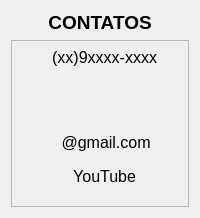
            <widget class="QWidget" name="pgContatos">
             <layout class="QVBoxLayout" name="verticalLayout_10">
              <item>
               <widget class="QLabel" name="label_7">
                <property name="maximumSize">
                 <size>
                  <width>16777215</width>
                  <height>80</height>
                 </size>
                </property>
                <property name="text">
                 <string>&lt;html&gt;&lt;head/&gt;&lt;body&gt;&lt;p align=&quot;center&quot;&gt;&lt;span style=&quot; font-size:14pt; font-weight:600;&quot;&gt;CONTATOS&lt;/span&gt;&lt;/p&gt;&lt;/body&gt;&lt;/html&gt;</string>
                </property>
               </widget>
              </item>
              <item>
               <widget class="QFrame" name="frame_5">
                <property name="frameShape">
                 <enum>QFrame::StyledPanel</enum>
                </property>
                <property name="frameShadow">
                 <enum>QFrame::Raised</enum>
                </property>
                <layout class="QVBoxLayout" name="verticalLayout_12">
                 <item>
                  <widget class="QLabel" name="label_6">
                   <property name="text">
                    <string>&lt;!DOCTYPE HTML PUBLIC &quot;-//W3C//DTD HTML 4.0//EN&quot; &quot;http://www.w3.org/TR/REC-html40/strict.dtd&quot;&gt;
&lt;html&gt;&lt;head&gt;&lt;meta name=&quot;qrichtext&quot; content=&quot;1&quot; /&gt;&lt;style type=&quot;text/css&quot;&gt;
p, li { white-space: pre-wrap; }
&lt;/style&gt;&lt;/head&gt;&lt;body style=&quot; font-family:'MS Shell Dlg 2'; font-size:8pt; font-weight:400; font-style:normal;&quot;&gt;
&lt;p align=&quot;center&quot; style=&quot; margin-top:12px; margin-bottom:12px; margin-left:0px; margin-right:0px; -qt-block-indent:0; text-indent:0px;&quot;&gt;&lt;img src=&quot;:/icons/icons/whatsApp.png&quot; /&gt;   &lt;span style=&quot; font-size:18pt; vertical-align:super;&quot;&gt;(xx)9xxxx-xxxx&lt;/span&gt;&lt;span style=&quot; font-size:11pt;&quot;&gt;&lt;br /&gt;&lt;/span&gt;&lt;/p&gt;
&lt;p align=&quot;center&quot; style=&quot; margin-top:12px; margin-bottom:12px; margin-left:0px; margin-right:0px; -qt-block-indent:0; text-indent:0px;&quot;&gt;&lt;br /&gt;&lt;/p&gt;&lt;/body&gt;&lt;/html&gt;</string>
                   </property>
                  </widget>
                 </item>
                 <item>
                  <widget class="QLabel" name="label_8">
                   <property name="text">
                    <string>&lt;!DOCTYPE HTML PUBLIC &quot;-//W3C//DTD HTML 4.0//EN&quot; &quot;http://www.w3.org/TR/REC-html40/strict.dtd&quot;&gt;
&lt;html&gt;&lt;head&gt;&lt;meta name=&quot;qrichtext&quot; content=&quot;1&quot; /&gt;&lt;style type=&quot;text/css&quot;&gt;
p, li { white-space: pre-wrap; }
&lt;/style&gt;&lt;/head&gt;&lt;body style=&quot; font-family:'MS Shell Dlg 2'; font-size:8pt; font-weight:400; font-style:normal;&quot;&gt;
&lt;p align=&quot;center&quot; style=&quot; margin-top:12px; margin-bottom:12px; margin-left:0px; margin-right:0px; -qt-block-indent:0; text-indent:0px;&quot;&gt;&lt;img src=&quot;:/icons/icons/email.png&quot; /&gt;    &lt;span style=&quot; font-size:18pt; vertical-align:super;&quot;&gt;@gmail.com&lt;/span&gt;&lt;/p&gt;&lt;/body&gt;&lt;/html&gt;</string>
                   </property>
                  </widget>
                 </item>
                 <item>
                  <widget class="QLabel" name="label_9">
                   <property name="text">
                    <string>&lt;!DOCTYPE HTML PUBLIC &quot;-//W3C//DTD HTML 4.0//EN&quot; &quot;http://www.w3.org/TR/REC-html40/strict.dtd&quot;&gt;
&lt;html&gt;&lt;head&gt;&lt;meta name=&quot;qrichtext&quot; content=&quot;1&quot; /&gt;&lt;style type=&quot;text/css&quot;&gt;
p, li { white-space: pre-wrap; }
&lt;/style&gt;&lt;/head&gt;&lt;body style=&quot; font-family:'MS Shell Dlg 2'; font-size:8pt; font-weight:400; font-style:normal;&quot;&gt;
&lt;p align=&quot;center&quot; style=&quot; margin-top:12px; margin-bottom:12px; margin-left:0px; margin-right:0px; -qt-block-indent:0; text-indent:0px;&quot;&gt;&lt;img src=&quot;:/icons/icons/Youtube.png&quot; /&gt;   &lt;span style=&quot; font-size:18pt; vertical-align:super;&quot;&gt;YouTube&lt;/span&gt;&lt;/p&gt;&lt;/body&gt;&lt;/html&gt;</string>
                   </property>
                  </widget>
                 </item>
                </layout>
               </widget>
              </item>
             </layout>
            </widget>
